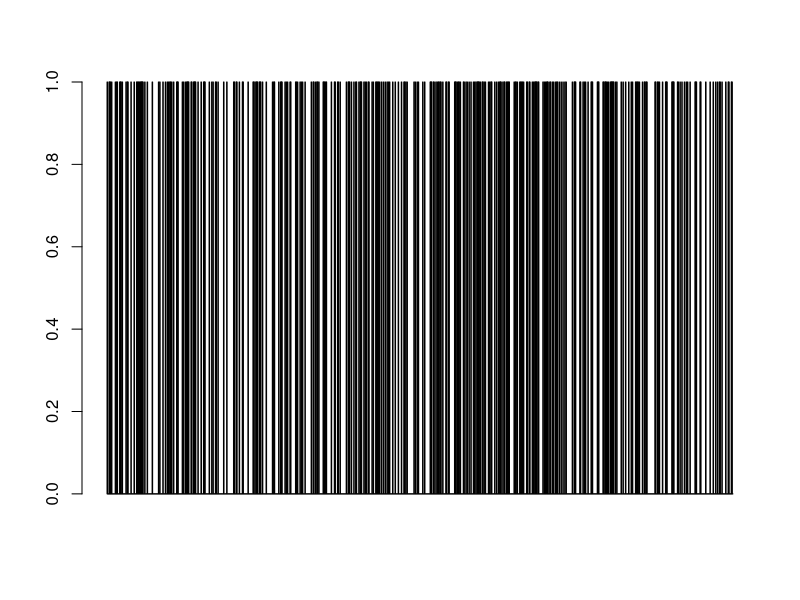
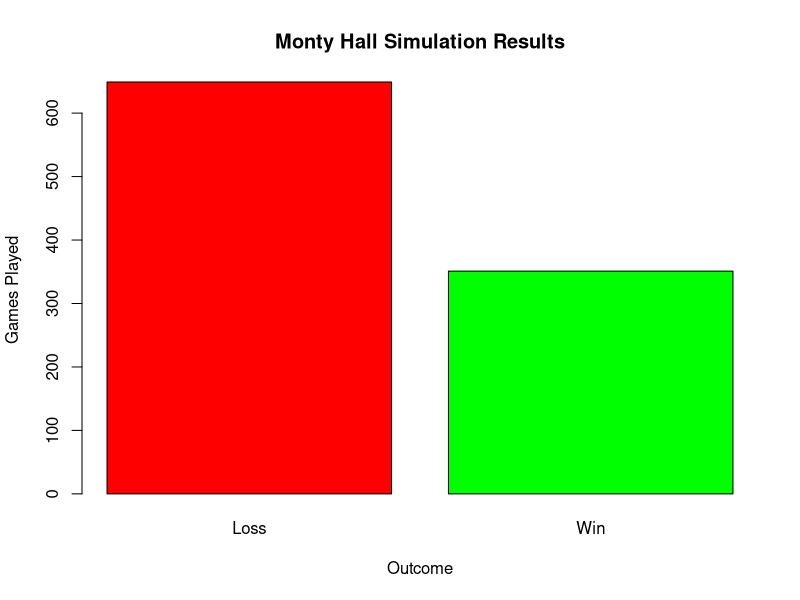

Generate these figures, in order, with R:
#make a function to simulate one game

resample <- function(x,...) x[sample.int(length(x),...)]

simulate_mh_one <- function(user_door, # door that the player picked
                            switch, # if they want to switch after picking
                            n_doors = 3 # the number of doors that we can pick from
                            
){
  
  # this will make a vector of doors counting from 1 to 3
  doors <- seq_len(n_doors)
  
  # the door that will have a car behind it will be a random number
  car_door <- sample(doors, 1)
  
  #the host can only open a door that the user did not pick and
  #that the car is not behind
  doors_to_open_choices <- doors[-c(user_door, car_door)]
  
  doors_to_open <- resample(x = doors_to_open_choices,
                            size = n_doors - 2,
                            replace = TRUE)  # Bootstrap sampling implies replacement
  
  
  
  door_that_can_be_switched_to <- doors[-c(doors_to_open, user_door)]
  
  if(switch)
  {
    user_door <- door_that_can_be_switched_to
  }
  # Let's see if the user wins after the option to switch
  win <- user_door == car_door
  return(win)
}

output <- c()
for(i in 1:1000)
{
  output[i] <- simulate_mh_one(user_door = sample(1:3,1),switch = FALSE, n_doors = 3)
}

#count up all the true values and divide them by the length of the output

length(output[output == TRUE])/length(output)

mean(output)

barplot(output)

win_proportion <- mean(output)

# Create a bar plot

barplot(table(output),
        
        col = c("red", "green"),
        names.arg = c("Loss", "Win"),
        main = "Monty Hall Simulation Results",
        xlab = "Outcome",
        ylab = "Games Played")

# Add the win proportion as text

text(x = 1.5, y = max(table(output)),
     labels = paste("Win Proportion: ", round(win_proportion, 2)),
     pos = 3)